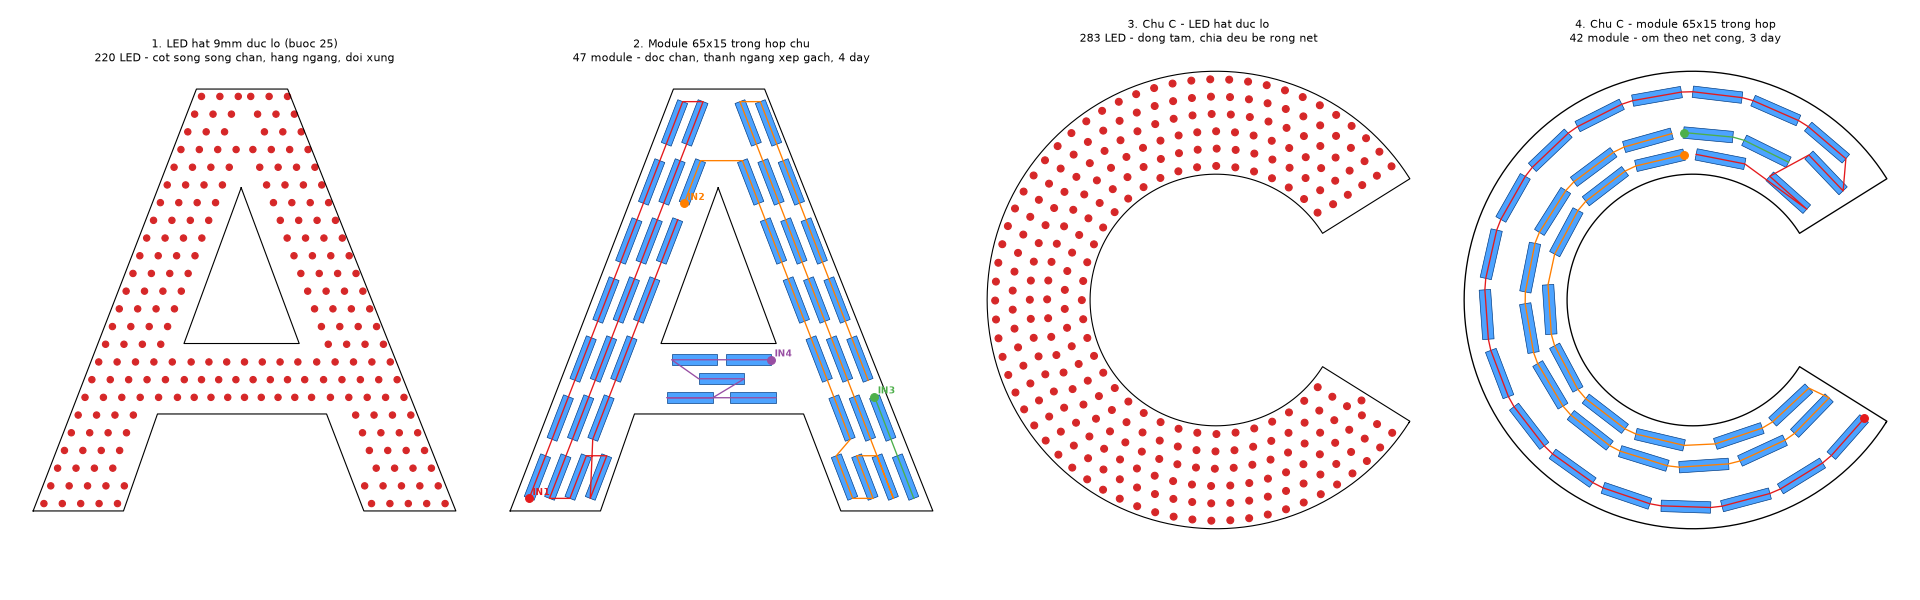

The script that saved this image:
"""
Vi du xep LED "bang tay" theo tu duy nguoi thiet ke (chua dung thuat toan tu dong).
Chu A: tach thanh chan trai / chan phai (lat guong) / thanh ngang / dinh.
  - Trong chan chu: cot LED song song canh chan, HANG NAM NGANG (song song chan de).
  - Chia deu khoang du, doi xung trai-phai.
  - Thanh ngang: chi lap phan giua 2 chan, cach LED cua chan dung 1 khoang.
"""
import math
import matplotlib
matplotlib.use("Agg")
import matplotlib.pyplot as plt
from shapely.geometry import Polygon, Point, LineString
from shapely.affinity import scale as sscale
from led_layout import rect_corners, sat_overlap, Layout, Cfg, draw
from exposed_rows import RowDots
from wiring import build_chains

s = 600 / (775 - 266)
T = lambda p: ((p[0] - 93) * s, (775 - p[1]) * s)
OUT = [T(p) for p in [(93, 775), (290, 266), (400, 266), (603, 775), (492, 775), (447, 658), (243, 658), (202, 775)]]
HOLE = [T(p) for p in [(344, 385), (275, 573), (414, 573)]]
A = Polygon(OUT, [HOLE])
XC = (OUT[0][0] + OUT[3][0]) / 2            # truc doi xung
Y0, Y1 = OUT[0][1], OUT[1][1]               # day, dinh
YCB, YCT = OUT[5][1], HOLE[1][1]            # thanh ngang: day, dinh


def xline(p, q, y):
    return p[0] + (q[0] - p[0]) * (y - p[1]) / (q[1] - p[1])

# canh ngoai chan trai: OUT[0]->OUT[1]; canh trong: canh trai lo tam giac (keo dai)
xo = lambda y: xline(OUT[0], OUT[1], y)
xi = lambda y: xline(HOLE[1], HOLE[0], y)
th = math.atan2(OUT[1][1] - OUT[0][1], OUT[1][0] - OUT[0][0])   # goc chan (~68 do)
ux, uy = math.cos(th), math.sin(th)                               # huong doc chan
leg_w = (xi(0) - xo(0)) * math.sin(th)                            # be rong chan (vuong goc)


def mirror(x, y, dx=None, dy=None):
    return (2 * XC - x, y) if dx is None else (2 * XC - x, y, -dx, dy)


def fits_rect(poly, led, m):
    return poly.buffer(-m + 0.3).contains(Polygon(rect_corners(*led)))


# ---------------------------------------------------------------- 1. LED hat duc lo
def dots_A(P=25.0, D=9.0, m=6.0):
    e = m + D / 2
    pts = []
    inner = A.buffer(-e + 0.2)
    # cot trong chan: chia deu be rong chan
    nc = round((leg_w - 2 * e) / P) + 1
    tcols = [e + k * (leg_w - 2 * e) / (nc - 1) for k in range(nc)]
    # hang ngang: chia deu chieu cao chu
    nr = round((Y1 - Y0 - 2 * e) / P) + 1
    rows = [Y0 + e + k * (Y1 - Y0 - 2 * e) / (nr - 1) for k in range(nr)]
    leg = []
    for y in rows:
        for t in tcols:
            x = xo(y) + t / math.sin(th)
            if x < XC - 0.6 * P / 2 and inner.contains(Point(x, y)):
                leg.append((x, y))
    pts += leg + [mirror(x, y) for x, y in leg]
    # thanh ngang: cac hang nam trong thanh ngang, chia deu giua 2 chan
    for y in [r for r in rows if YCB + e - 0.5 <= r <= YCT - e + 0.5]:   # cung hang voi chan
        xa = xo(y) + (tcols[-1] + P) / math.sin(th)       # cach cot trong cung 1 buoc
        xb = 2 * XC - xa
        n = round((xb - xa) / P) + 1
        for j in range(n):
            pts.append((xa + j * (xb - xa) / (n - 1), y))
    # dinh chu: 1 hang ngang sat canh tren, chia deu
    return pts


# ---------------------------------------------------------------- 2. Module trong hop chu
def modules_A(L=65.0, W=15.0, m=10.0, gap=25.0, cgap=12.0):
    leds = []
    # cot module song song chan, chia deu be rong chan
    nc = int((leg_w - 2 * m + cgap) / (W + cgap))
    used = nc * W + (nc - 1) * cgap
    tcols = [m + (leg_w - 2 * m - used) / 2 + W / 2 + k * (W + cgap) for k in range(nc)]
    hv = L * math.sin(th) + W * math.cos(th)            # chieu cao that cua module nghieng
    pitch = (L + gap) * math.sin(th)                    # buoc hang theo chieu dung
    nr = int((Y1 - Y0 - 2 * m - hv) / pitch) + 1
    y_start = Y0 + m + hv / 2 + ((Y1 - Y0 - 2 * m - hv) - (nr - 1) * pitch) / 2
    left = []
    for r in range(nr):
        y = y_start + r * pitch
        for t in tcols:
            x = xo(y) + t / math.sin(th)
            led = (x, y, L / 2, W / 2, ux, uy)
            cs = rect_corners(*led)
            if max(c[0] for c in cs) > XC - cgap / 2:     # khong vuot truc doi xung
                continue
            if fits_rect(A, led, m):
                left.append(led)
    right = [(2 * XC - x, y, hl, hw, -a, b) for x, y, hl, hw, a, b in left]
    leds += left + right
    # thanh ngang: module nam ngang, xep gach (so le)
    ncb = int((YCT - YCB - 2 * m + cgap) / (W + cgap))
    usedv = ncb * W + (ncb - 1) * cgap
    for k in range(ncb):
        y = YCB + m + (YCT - YCB - 2 * m - usedv) / 2 + W / 2 + k * (W + cgap)
        # gioi han: cach module cua chan >= cgap
        xa = max([max(c[0] for c in rect_corners(*l)) for l in left
                  if min(c[1] for c in rect_corners(*l)) < y + W and max(c[1] for c in rect_corners(*l)) > y - W]
                 + [xi(y)]) + cgap
        xb = 2 * XC - xa
        n = int((xb - xa + cgap) / (L + cgap))
        if k % 2 == 1 and n > 1:
            n -= 1                                        # xep gach: hang le bot 1
        g = ((xb - xa) - n * L) / (n + 1)                 # chia deu khe
        for j in range(n):
            x = xa + g + L / 2 + j * (L + g)
            led = (x, y, L / 2, W / 2, 1.0, 0.0)
            if fits_rect(A, led, m):
                leds.append(led)
    return leds


def draw_poly(ax, poly):
    x, y = poly.exterior.xy; ax.plot(x, y, "k-", lw=1)
    for r in poly.interiors:
        x, y = r.xy; ax.plot(x, y, "k-", lw=1)
    ax.set_aspect("equal"); ax.axis("off")


def ends(l):
    x, y, hl, hw, a, b = l
    return (x - a * hl, y - b * hl), (x + a * hl, y + b * hl)


def order_A(leds):
    """Thu tu noi: chan trai (cot ngoai -> trong, zic-zac), thanh ngang (zic-zac), chan phai (trong -> ngoai)."""
    def tcol(l):
        x, y = l[0], l[1]
        if x < XC:
            return (x - xo(y)) * math.sin(th)
        return (2 * XC - x - xo(y)) * math.sin(th)
    L = [l for l in leds if not (l[4] == 1.0 and l[5] == 0.0) and l[0] < XC]
    R = [l for l in leds if not (l[4] == 1.0 and l[5] == 0.0) and l[0] >= XC]
    B = [l for l in leds if l[4] == 1.0 and l[5] == 0.0]
    def groups(items, key, tol):
        out = []
        for l in sorted(items, key=key):
            if out and abs(key(out[-1][-1]) - key(l)) < tol:
                out[-1].append(l)
            else:
                out.append([l])
        return out
    seq = []
    def push(items, key):
        # bat dau tu dau gan diem cuoi truoc do nhat
        items = sorted(items, key=key)
        last = next((l for l in reversed(seq) if l is not None), None)
        if last is not None and math.dist(last[:2], items[-1][:2]) < math.dist(last[:2], items[0][:2]):
            items.reverse()
        seq.extend(items)
    def push_nearest(cols, first):
        # cot dau tien co dinh, sau do luon chon cot co dau gan nhat
        cols = list(cols)
        push(cols.pop(first), lambda l: l[1])
        while cols:
            last = seq[-1][:2]
            j = min(range(len(cols)), key=lambda i: min(math.dist(last, cols[i][0][:2]),
                                                       math.dist(last, cols[i][-1][:2])))
            push(cols.pop(j), lambda l: l[1])
    def merge_lone(gs):
        # cot chi co 1 module: gop vao cot ben canh
        big = [g for g in gs if len(g) > 1]
        for g in gs:
            if len(g) <= 1 and big:
                j = min(range(len(big)), key=lambda i: abs(tcol(big[i][0]) - tcol(g[0])))
                big[j] = big[j] + g
        return big or gs
    colsL = [sorted(c, key=lambda l: l[1]) for c in merge_lone(groups(L, tcol, 5))]
    push_nearest(colsL, 0)                             # chan trai: bat dau tu cot ngoai
    colsR = [sorted(c, key=lambda l: l[1]) for c in merge_lone(groups(R, tcol, 5))]
    push_nearest(colsR, min(range(len(colsR)), key=lambda i: min(math.dist(seq[-1][:2], colsR[i][0][:2]),
                                                                  math.dist(seq[-1][:2], colsR[i][-1][:2]))))
    seq.append(None)                                   # thanh ngang: day rieng
    for row in groups(B, lambda l: -l[1], 5):
        push(row, lambda l: l[0])
    return seq


def draw_wires(ax, leds, poly, max_per=20):
    seq = order_A(leds)
    wires, cur, prev = [], [], None
    for k, l in enumerate(seq):
        if l is None:                                  # bat dau day moi
            if cur:
                wires.append(cur)
            cur, prev = [], None
            continue
        a, b = ends(l)
        if prev is None:
            nxt = seq[k + 1][:2] if k + 1 < len(seq) and seq[k + 1] is not None else b
            inp, out = (a, b) if math.dist(b, nxt) < math.dist(a, nxt) else (b, a)
        else:
            inp, out = (a, b) if math.dist(prev, a) <= math.dist(prev, b) else (b, a)
        cur += [inp, out]; prev = out
        if len(cur) // 2 >= max_per:
            wires.append(cur); cur, prev = [], None
    if cur:
        wires.append(cur)
    cols = ["#e41a1c", "#ff7f00", "#4daf4a", "#984ea3"]
    for w, pts in enumerate(wires):
        c = cols[w % 4]
        ax.plot([p[0] for p in pts], [p[1] for p in pts], "-", color=c, lw=1.2)
        ax.plot(*pts[0], "o", color=c, ms=7)
        ax.annotate(f"IN{w+1}", pts[0], xytext=(3, 3), textcoords="offset points", color=c, fontsize=8, weight="bold")
    return len(wires)


if __name__ == "__main__":
    fig, axs = plt.subplots(1, 4, figsize=(24, 7.5))
    # 1
    pts = dots_A()
    draw_poly(axs[0], A)
    for x, y in pts:
        axs[0].add_patch(plt.Circle((x, y), 4.5, color="#d62728"))
    axs[0].set_title(f"1. LED hat 9mm duc lo (buoc 25)\n{len(pts)} LED - cot song song chan, hang ngang, doi xung", fontsize=10)
    # 2
    leds = modules_A()
    draw_poly(axs[1], A)
    for l in leds:
        cs = rect_corners(*l)
        axs[1].fill([c[0] for c in cs], [c[1] for c in cs], fc="#4da3ff", ec="#003a80", lw=0.6)
    nw = draw_wires(axs[1], leds, A)
    axs[1].set_title(f"2. Module 65x15 trong hop chu\n{len(leds)} module - doc chan, thanh ngang xep gach, {nw} day", fontsize=10)
    # 3, 4: chu C
    ring = Point(0, 0).buffer(300, 128).difference(Point(0, 0).buffer(165, 128))
    C = ring.difference(Polygon([(0, 0), (400, -250), (400, 250)])).buffer(0)
    d = RowDots(C, P=25, D=9, margin=6); d.rows()
    draw_poly(axs[2], C)
    for x, y in d.pts:
        axs[2].add_patch(plt.Circle((x, y), 4.5, color="#d62728"))
    axs[2].set_title(f"3. Chu C - LED hat duc lo\n{len(d.pts)} LED - dong tam, chia deu be rong net", fontsize=10)
    c = Cfg(); c.gap = 25.0; c.row_gap = 12.0; c.margin = 10.0
    lay = Layout(C, c); lay.run(mode="along")
    draw(axs[3], lay, "")
    wires = build_chains(lay.leds, lay.tags, max_per_wire=20, inside=lay.inside)
    for w, p in enumerate(wires):
        col = ["#e41a1c", "#ff7f00", "#4daf4a"][w % 3]
        axs[3].plot([q[0] for q in p], [q[1] for q in p], "-", color=col, lw=1.2)
        axs[3].plot(*p[0], "o", color=col, ms=7)
    axs[3].set_title(f"4. Chu C - module 65x15 trong hop\n{len(lay.leds)} module - om theo net cong, {len(wires)} day", fontsize=10)
    plt.tight_layout(); plt.savefig("handmade.png", dpi=80)
